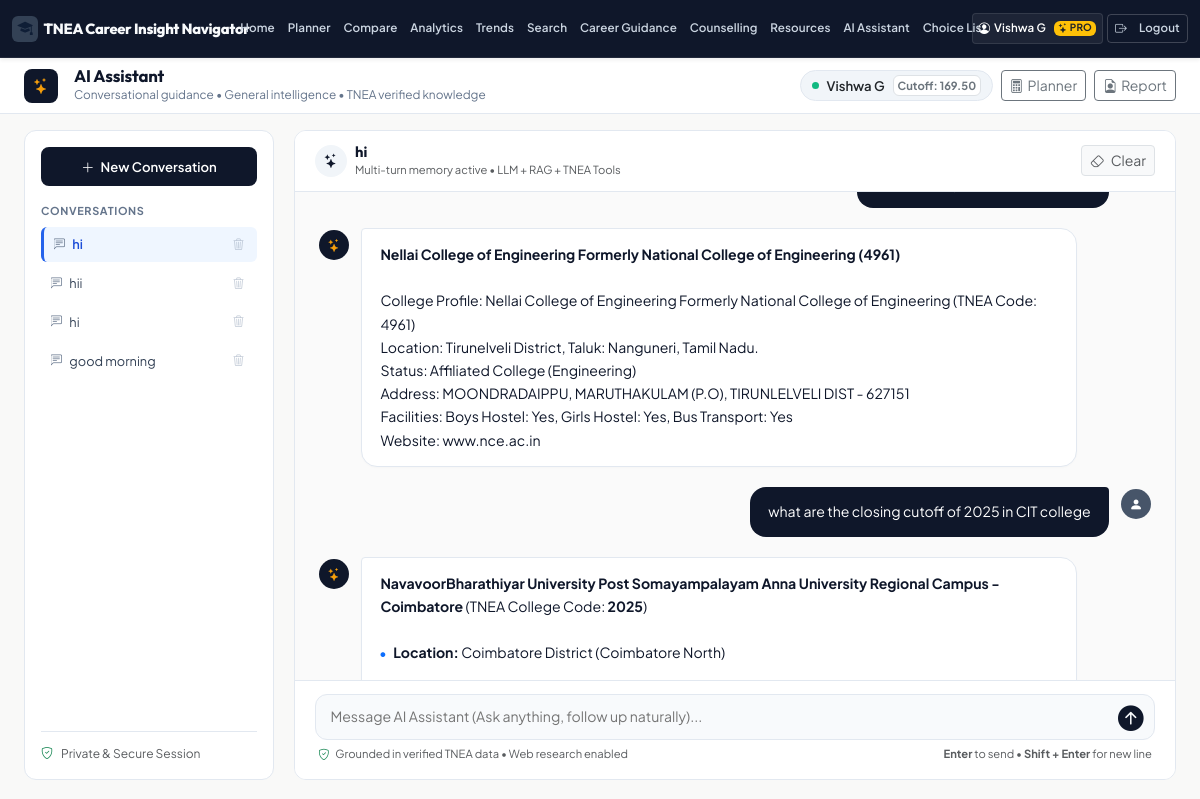
The page /career-assistant?session_id=105 (signed in, upper part) on the database as committed earlier.
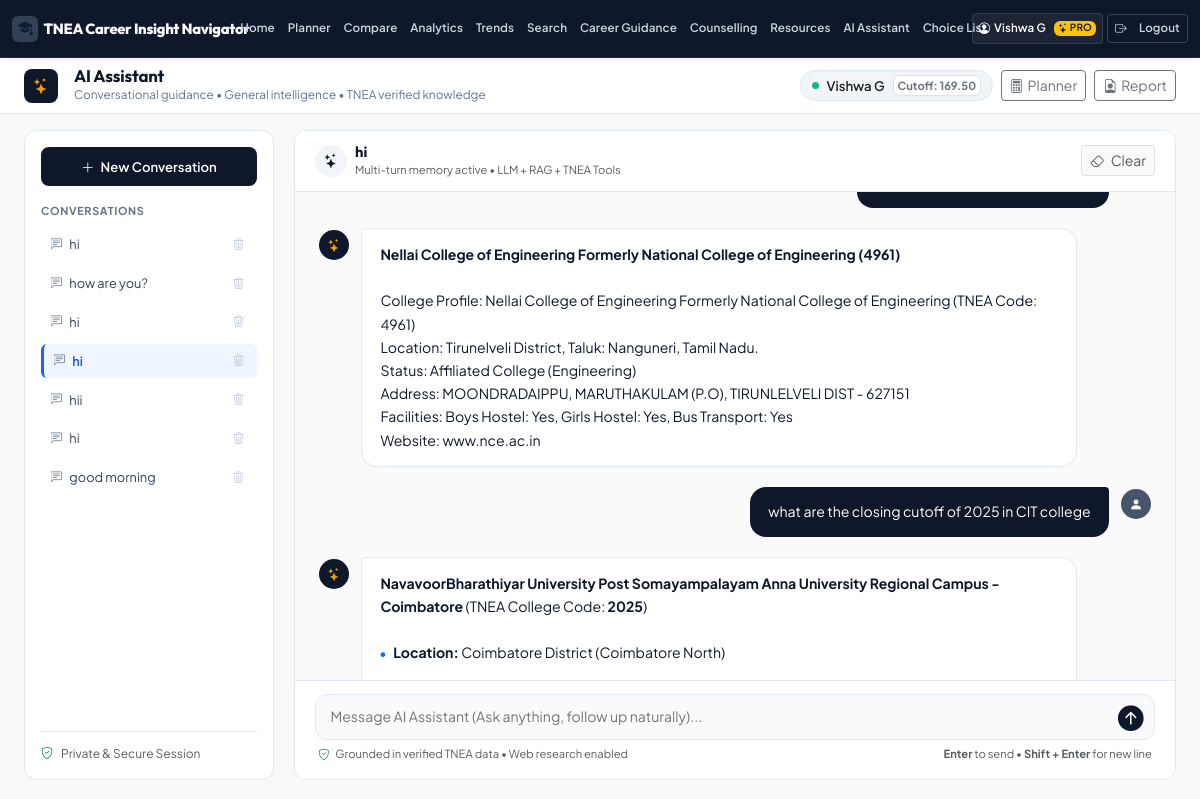
The same page on the database as committed later.
### tables this page shows
CREATE TABLE career_conversations (
            id INTEGER PRIMARY KEY AUTOINCREMENT,
            user_id INTEGER NOT NULL,
            title TEXT NOT NULL DEFAULT 'Career Guidance Session',
            created_at TIMESTAMP DEFAULT CURRENT_TIMESTAMP,
            updated_at TIMESTAMP DEFAULT CURRENT_TIMESTAMP,
            FOREIGN KEY (user_id) REFERENCES users(id)
        );

CREATE TABLE career_messages (
            id INTEGER PRIMARY KEY AUTOINCREMENT,
            conversation_id INTEGER NOT NULL,
            role TEXT NOT NULL CHECK(role IN ('user', 'assistant', 'system')),
            content TEXT NOT NULL,
            created_at TIMESTAMP DEFAULT CURRENT_TIMESTAMP,
            FOREIGN KEY (conversation_id) REFERENCES career_conversations(id)
        );

### app.py (the view)
@app.route("/career-guidance/assistant")
@app.route("/career-assistant")
@login_required
@premium_required
def career_assistant_view():
    user_id = session.get("user_id")
    profile = get_student_profile(user_id)
    session_id_raw = request.args.get("session_id")
    conversation = None
    if session_id_raw:
        try:
            conv_id = int(session_id_raw)
            conversation = get_conversation_by_id(conv_id, user_id)
        except (ValueError, TypeError):
            conversation = None
    if not conversation:
        conversation = get_or_create_active_conversation(user_id)
    messages = get_conversation_messages(conversation["id"], user_id)
    conversations = get_user_conversations(user_id)
    response = make_response(render_template(
        "career_assistant.html",
        profile=profile,
        conversation=conversation,
        messages=messages,
        conversations=conversations
    ))
    response.headers["Cache-Control"] = "no-cache, no-store, must-revalidate"
    response.headers["Pragma"] = "no-cache"
    response.headers["Expires"] = "0"
    return response

### app.py (called while the page is built, shortened)
@app.context_processor
def inject_user():
    user_id = session.get("user_id")
    if user_id:
        user = get_user_by_id(user_id)
        if user:
            session["is_premium"] = user["is_premium"]
            return {
                "current_user": {
                    "id": user["id"],
                    "name": user["name"],
                    "email": user["email"],
                    "is_premium": bool(user["is_premium"]),
                    "is_authenticated": True
                }
            }

@app.before_request
def require_login_for_visitors():
    endpoint = request.endpoint
    if endpoint is None:
        return
    if endpoint in PUBLIC_ENDPOINTS or endpoint.startswith("static"):
        return
    if not session.get("user_id"):
        return redirect(url_for("login", next=request.url))

def login_required(f):
    @wraps(f)
    def decorated_function(*args, **kwargs):
        if not session.get("user_id"):
            return redirect(url_for("login", next=request.url))
        return f(*args, **kwargs)
    return decorated_function

### models/database.py (called while the page is built)
def get_connection():
    conn = sqlite3.connect(DB_PATH)
    conn.row_factory = sqlite3.Row
    return conn

### templates/career_assistant.html (shortened to what the changed rows need)
{% extends "base.html" %}
{% block content %}
<div class="assistant-top-bar">
    <div class="container-xxl px-3 px-lg-4 d-flex align-items-center justify-content-between py-2">
        <div class="d-flex align-items-center gap-3">
            <div>
                <h1 class="assistant-title mb-0">AI Assistant</h1>
            </div>
        </div>
    </div>
</div>
<div class="container-xxl px-3 px-lg-4 py-3 assistant-page-container">
    <div class="assistant-workspace-grid">
        <aside class="assistant-sidebar-col d-none d-lg-flex flex-column">
            <div class="assistant-sidebar-card">
                <div class="conversations-history-list flex-grow-1" id="conversationsList">
                    {% if conversations %}
                    {% for conv in conversations %}
                    <div class="conversation-item {% if conversation and conversation.id == conv.id %}active-conv{% endif %}" data-conv-id="{{ conv.id }}">
                        <a href="{{ url_for('career_assistant_view', session_id=conv.id) }}" class="conv-link text-truncate">
                            <i class="bi bi-chat-left-text conv-icon"></i>
                            <span class="conv-title text-truncate">{{ conv.title or 'Guidance Session' }}</span>
                        </a>
                        {% if conversations|length > 1 %}
                        <button type="button" class="btn-delete-conv delete-conv-btn" data-conv-id="{{ conv.id }}" title="Delete conversation">
                            <i class="bi bi-trash3"></i>
                        </button>
                        {% endif %}
                    </div>
                    {% endfor %}
                    {% else %}
                    <div class="text-muted small py-4 text-center">
                        <i class="bi bi-chat-square-dots d-block fs-5 mb-1 opacity-50"></i>
                        No previous chats.
                    </div>
                    {% endif %}
                </div>
            </div>
        </aside>
        <main class="assistant-chat-col">
            <div class="assistant-chat-stage">
                <div class="chat-stage-header">
                    <div class="d-flex align-items-center gap-2 min-w-0">
                        <div class="min-w-0">
                            <h2 class="chat-session-title mb-0 text-truncate" id="currentConvTitle">
                                {{ conversation.title if conversation else 'Career Guidance & Intelligence' }}
                            </h2>
                            <span class="chat-session-status text-muted">
                                Multi-turn memory active &bull; LLM + RAG + TNEA Tools
                            </span>
                        </div>
                    </div>
                </div>
                <div class="chat-messages-stream" id="chatMessagesContainer">
                    {% for msg in messages %}
                    <div class="chat-msg-row {% if msg.role == 'user' %}msg-user{% else %}msg-assistant{% endif %}">
                        {% if msg.role != 'user' %}
                        <div class="msg-avatar assistant-avatar flex-shrink-0">
                            <i class="bi bi-stars"></i>
                        </div>
                        {% endif %}
                        <div class="msg-bubble {% if msg.role == 'user' %}bubble-user{% else %}bubble-assistant{% endif %}">
                            <div class="msg-text formatted-text">{{ msg.content }}</div>
                        </div>
                        {% if msg.role == 'user' %}
                        <div class="msg-avatar user-avatar flex-shrink-0">
                            <i class="bi bi-person-fill"></i>
                        </div>
                        {% endif %}
                    </div>
                    {% endfor %}
                </div>
            </div>
        </main>
    </div>
</div>
{% endblock %}

Rows that differ between the two databases and show on the page:
added career_conversations: title "hi"
added career_conversations: title "how are you?"
added career_conversations: title "hi"
